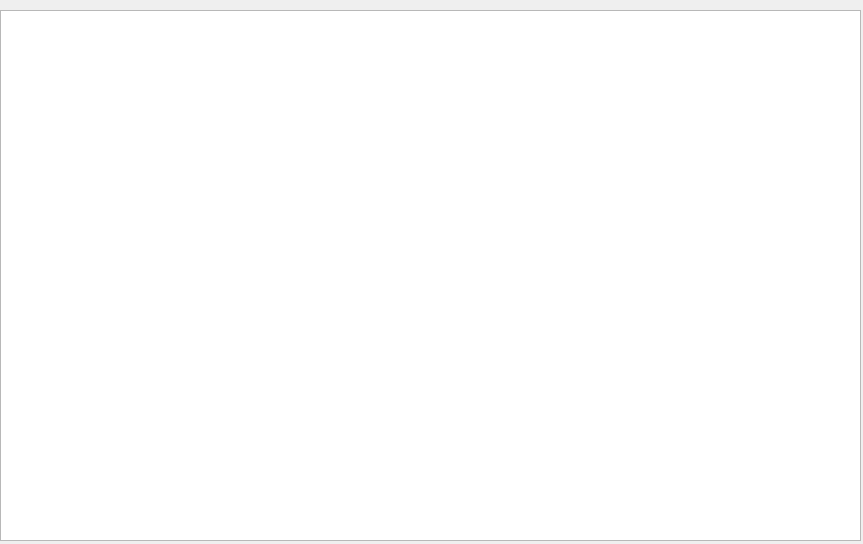
<?xml version="1.0" encoding="UTF-8"?>
<ui version="4.0">
 <class>FileContentView</class>
 <widget class="QDialog" name="FileContentView">
  <property name="geometry">
   <rect>
    <x>0</x>
    <y>0</y>
    <width>863</width>
    <height>544</height>
   </rect>
  </property>
  <property name="windowTitle">
   <string>Dialog</string>
  </property>
  <widget class="QTextEdit" name="textEdit">
   <property name="geometry">
    <rect>
     <x>0</x>
     <y>10</y>
     <width>861</width>
     <height>531</height>
    </rect>
   </property>
  </widget>
 </widget>
 <resources/>
 <connections/>
</ui>
